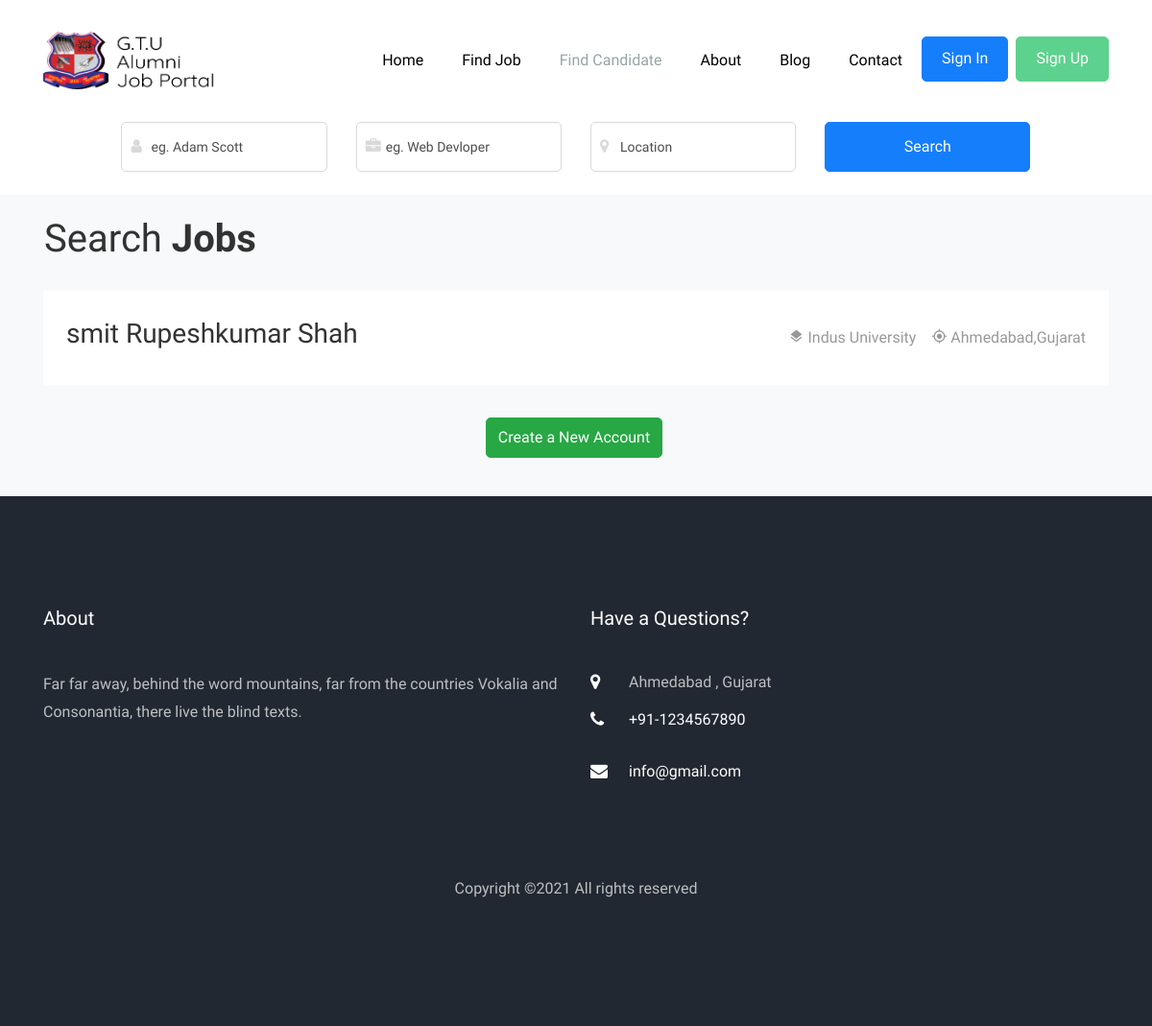
The app's page /search_details.php?type=Employee, older data.
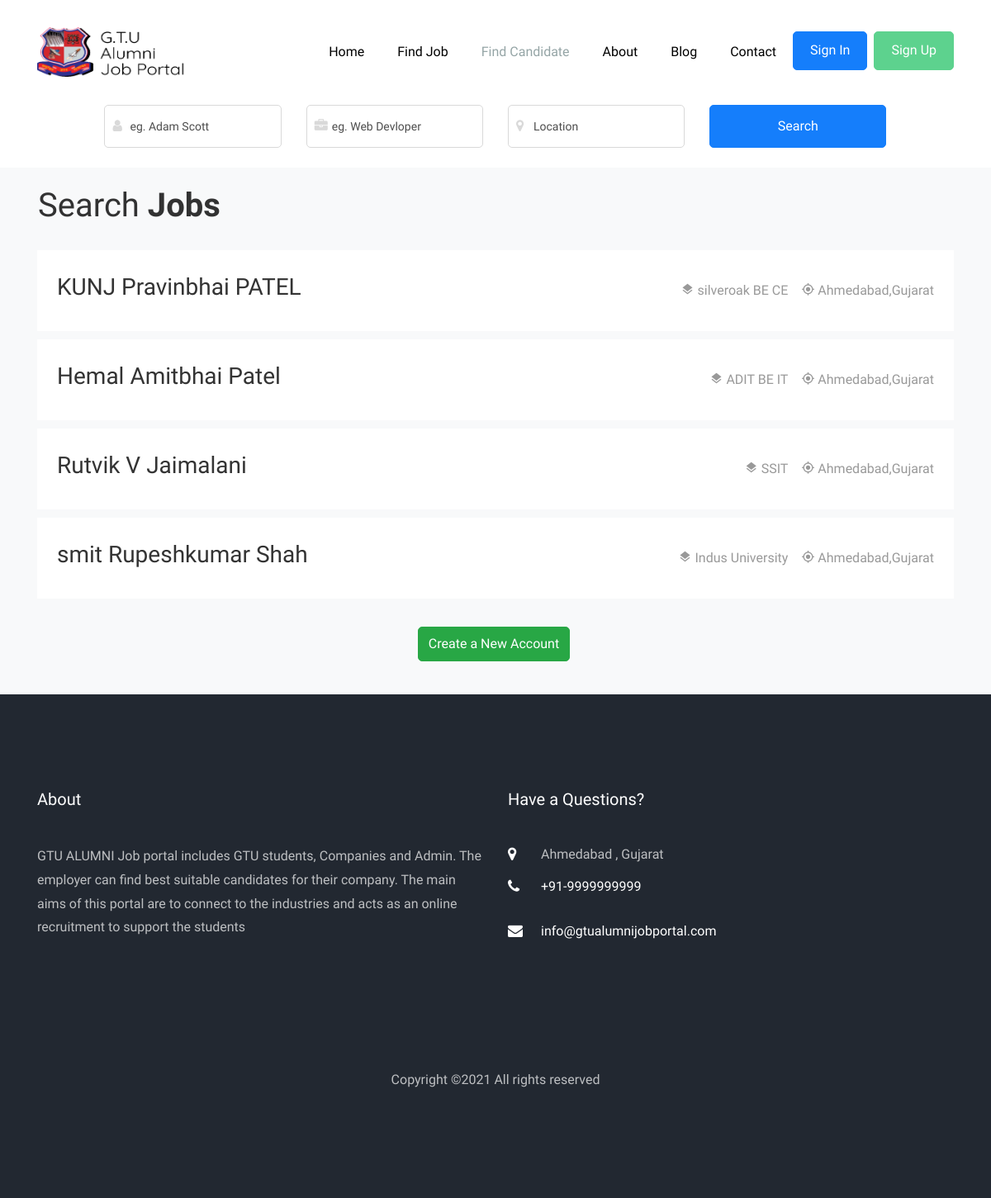
The same page, newer data.
### tables this page shows
CREATE TABLE `employee` (
  `id` int(11) NOT NULL,
  `firstname` varchar(255) NOT NULL,
  `middlename` varchar(255) NOT NULL,
  `lastname` varchar(255) NOT NULL,
  `enrollmentno` varchar(255) NOT NULL,
  `email` varchar(255) NOT NULL,
  `password` varchar(255) NOT NULL,
  `contactnumber` varchar(255) NOT NULL,
  `dateofbirth` varchar(255) NOT NULL,
  `gender` varchar(255) NOT NULL,
  `contry` varchar(255) NOT NULL,
  `state` varchar(255) NOT NULL,
  `district` varchar(255) NOT NULL,
  `colleagename` varchar(255) NOT NULL,
  `sgpa` varchar(255) NOT NULL,
  `graduationyear` varchar(255) NOT NULL,
  `hscschoolname` varchar(255) NOT NULL,
  `hscboardname` varchar(255) NOT NULL,
  `hsccgpa` varchar(255) NOT NULL,
  `hscyear` varchar(255) NOT NULL,
  `sscschoolname` varchar(255) NOT NULL,
  `sscboardname` varchar(255) NOT NULL,
  `ssccgpa` varchar(255) NOT NULL,
  `sscyear` varchar(255) NOT NULL,
  `coverletter` varchar(255) NOT NULL,
  `intrestarea` varchar(255) NOT NULL,
  `resume` varchar(255) NOT NULL,
  `whatsapp` varchar(255) NOT NULL,
  `github` varchar(255) NOT NULL,
  `linkedin` varchar(255) NOT NULL,
  `skype` varchar(255) NOT NULL,
  `status` int(1) NOT NULL,
  `created_time` datetime(6) NOT NULL DEFAULT current_timestamp(6)
);

CREATE TABLE `page` (
  `id` int(11) NOT NULL,
  `about_info` varchar(255) NOT NULL,
  `contact_address` varchar(255) NOT NULL,
  `contact_number` varchar(255) NOT NULL,
  `contact_email` varchar(255) NOT NULL,
  `contact_website` varchar(255) NOT NULL
);

### company_function.php (called while the page is built, shortened)
<?php
	function total_candidate($conn,$limit='',$status='',$desc='',$employee_name='',$employee_location='',$employee_skill='')
	{
		$sql = "SELECT * FROM `employee`";
		if($status){
			$sql .= " WHERE `status` = '".$status."' ";
		}
		if($desc){
			$sql .= " ORDER BY `id` DESC";
		}
		$result = mysqli_query($conn,$sql);
		if($result){
			return $result;
		}else{
			return false;
		}
	}
?>

### common_function.php (called while the page is built, shortened)
		<?php
	function admin_get_field($conn,$fieldName)
	{
		$sql= "SELECT * FROM `page`";
		$result = mysqli_query($conn,$sql);
		if($result)
		{
			if(mysqli_affected_rows($conn))
			{
				while ($row = mysqli_fetch_array($result)) {
					$name = $row[$fieldName];
				}
				return $name;
			}
			else
			{
				return 0;
			}
		}
		else
		{
			return 0;
		}
	}
?>

### search_details.php (the view, shortened to what the changed rows need)
    <?php
      include 'header.php';
      $job_category = '';
      $job_type = '';
      $job_location = '';
      $employee_name = '';
      $employee_location = '';
      $employee_skill = '';
      $type='Company';
      if (isset($_GET['type']) && !empty(trim($_GET['type']))) {
        $type = $_GET['type'];
      }
      if ($type == 'Employee') {
        $total_candidate = total_candidate($conn,'',2,'id',$employee_name,$employee_location,$employee_skill);
      } else if ($type == 'Company') {
        $allpost_job = employee_total_post_job($conn,10,'job_deadlinedate',$job_category,$job_type,$job_location);
        $stayle_number = 2;
      }
    ?>
    <?php
      include 'navigation.php';
    ?>
    <section class="ftco-section bg-light" style="padding: 1rem 0;">
      <div class="container">
        <div class="row">
          <div class="col-md-12 heading-section text-left ftco-animate fadeInUp ftco-animated pl-3">
            <h2 class="mb-4"><span>Search</span> Jobs</h2>
          </div>
        </div>
        <?php
          if ($type == 'Employee') {
          ?>
            <div class="row">
              <?php
                while ($row = mysqli_fetch_array($total_candidate))
                {
                  ?>
                    <div class="col-md-12 ftco-animate">
                      <div class="job-post-item bg-white p-4 d-block d-md-flex align-items-center">
                        <div class="mb-4 mb-md-0 mr-5">
                          <div class="job-post-item-header d-flex align-items-center">
                            <h2 class="mr-3 text-black h3"><?php echo $row['firstname'].' '.$row['middlename'].' '.$row['lastname'];?></h2>
                          </div>
                        </div>
                        <div class="ml-auto d-flex">
                          <div class="job-post-item-body d-block d-md-flex">
                            <div class="mr-3"><span class="icon-layers"></span> <a><?php echo $row['colleagename'];?></a></div>
                            <div><span class="icon-my_location"></span> <span><?php echo $row['district'].','.$row['state'];?></span></div>
                          </div>
                        </div>
                      </div>
                    </div>
                  <?php
                }
              ?>
            </div>
            <?php
          } else if ($type == 'Company') {
          ?>
            <div class="row">
              <?php
                while ($row = mysqli_fetch_array($allpost_job))
                {
                  $color_value = color_label($row['job_type']);
                  ?>
                    <div class="col-md-12 ftco-animate">
                      <div class="job-post-item bg-white p-4 d-block d-md-flex align-items-center">
                        <div class="d-flex mr-5">
                          <a href="<?php echo $row['company_website']; ?>" target = "_blank"><img src="<?php echo Company_Logo_Url.$row['company_logo']; ?>" alt="<?php echo $row['company_name']; ?>" style = 'background-size: cover;width:70px;height:70px;'></a>
                        </div>
                        <div class="mb-4 mb-md-0 mr-5">
                          <div class="job-post-item-header d-flex align-items-center">
                            <h2 class="mr-3 text-black h3"><?php echo $row['job_title'];?></h2>
                            <div class="badge-wrap">
                             <span class="<?php echo $color_value; ?> text-white badge py-2 px-3"><?php echo $row['job_type'];?></span>
                            </div>
                          </div>
                          <div class="job-post-item-body d-block d-md-flex">
                            <div class="mr-3"><span class="icon-layers"></span> <a href="<?php echo $row['company_website'];?>" target="_blank"><?php echo $row['company_name'];?></a></div>
                            <div><span class="icon-my_location"></span> <span><?php echo $row['job_location'];?></span></div>
                          </div>
                        </div>
                        <div class="ml-auto d-flex justify-content-center align-items-center flex-column">
                          <a href="job_details.php?post_id=<?php echo $row['id']; ?>" class="btn btn-primary py-2 mr-1">More Details</a>
                          <span><?php echo date("F d, Y",strtotime($row['job_deadlinedate']));?></span>
                        </div>
                      </div>
                    </div>
                  <?php
                }
              ?>
              <div class="col-md-12 ftco-animate">
                <div class="p-4 d-block align-items-center">
                  <div class="justify-content-center align-items-center d-flex">
                    <a href="signin.php" class="btn btn-success py-2 mr-1">Create a New Post</a>
                  </div>
                </div>
              </div>
            </div>
          <?php
          }
        ?>
      </div>
    </section>
<?php
      include 'footer.php';
    ?>

### footer.php (shortened to what the changed rows need)
<?php
  $editAbout = admin_get_field($conn,'about_info');
  $editContactAddress = admin_get_field($conn,'contact_address');
  $editContactNumber = admin_get_field($conn,'contact_number');
  $editContactEmail = admin_get_field($conn,'contact_email');
?>
<footer class="ftco-footer ftco-bg-dark ftco-section">
      <div class="container">
        <div class="row mb-5">
          <div class="col-md">
             <div class="ftco-footer-widget mb-4">
              <h2 class="ftco-heading-2">About</h2>
              <p><?php echo $editAbout;?></p>
              <ul class="ftco-footer-social list-unstyled float-md-left float-lft mt-3">
              </ul>
            </div>
          </div>
          <div class="col-md">
            <div class="ftco-footer-widget mb-4">
              <h2 class="ftco-heading-2">Have a Questions?</h2>
              <div class="block-23 mb-3">
                <ul>
                  <li><span class="icon icon-map-marker"></span><span class="text"><?php echo $editContactAddress;?></span></li>
                  <li><a href="javascript:void(0)"><span class="icon icon-phone"></span><span class="text">+91-<?php echo $editContactNumber;?></span></a></li>
                  <li><a href="javascript:void(0)"><span class="icon icon-envelope"></span><span class="text"><?php echo $editContactEmail;?></span></a></li>
                </ul>
              </div>
            </div>
          </div>
        </div>
      </div>
    </footer>
  </body>
</html>

Row changes from the older to the newer data that the page shows:
added employee: firstname "KUNJ", middlename "Pravinbhai", lastname "PATEL", colleagename "silveroak BE CE", district "Ahmedabad", state "Gujarat"
added employee: firstname "Hemal", middlename "Amitbhai", lastname "Patel", colleagename "ADIT BE IT", district "Ahmedabad", state "Gujarat"
added employee: firstname "Rutvik", middlename "V", lastname "Jaimalani", colleagename "SSIT", district "Ahmedabad", state "Gujarat"
changed page "Ahmedabad , Gujarat": about_info "Far far away, behind the word mountains, far from the countries Vokalia and Consonantia, there live the blind texts." → "GTU ALUMNI Job portal includes GTU students, Companies and Admin. The employer can find best suitable candidates for their company. The main aims of this portal are to connect to the industries and acts as an online recruitment to support the students"; contact_number "1234567890" → "9999999999"; contact_email "info@gmail.com" → "info@gtualumnijobportal.com"
